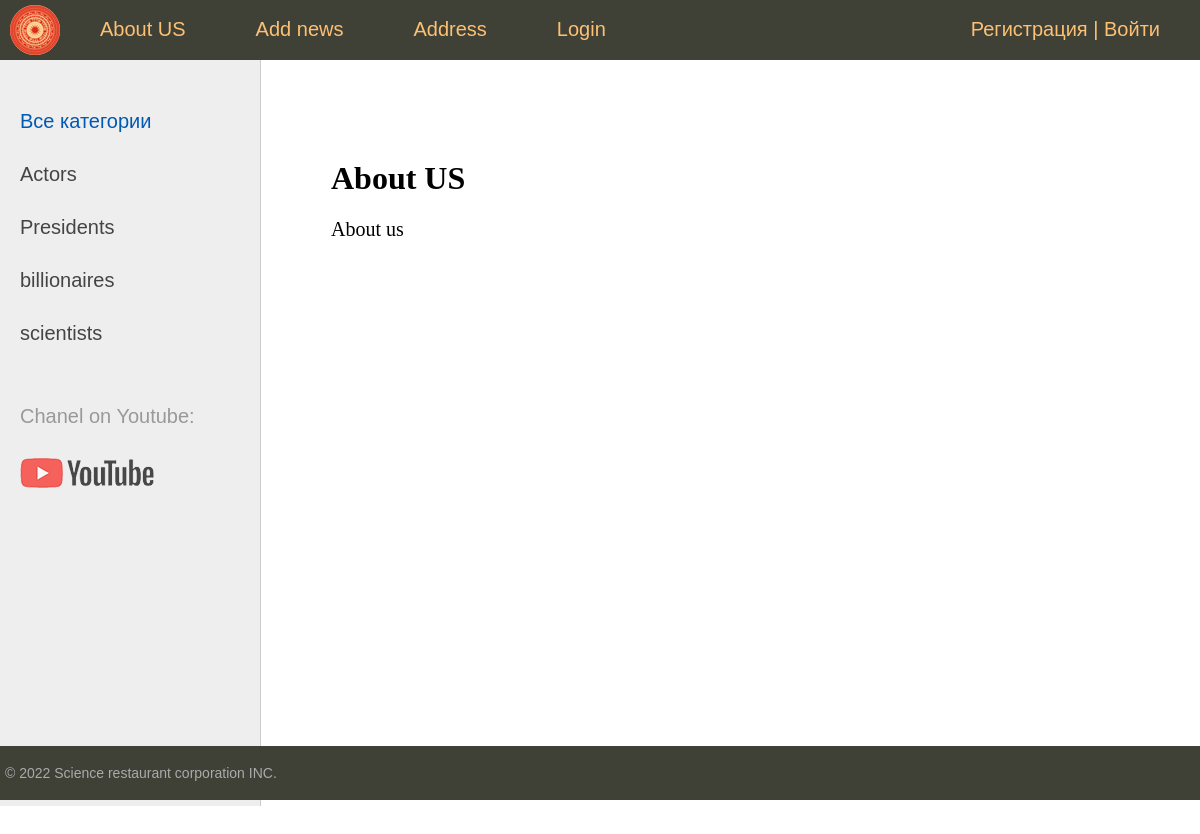
The app's page /about_us/ with its own data.
### controllers/models.py (models this page shows)
class Category(models.Model):
    name = models.CharField(max_length=100, db_index=True, verbose_name='Category')
    slug = models.SlugField(max_length=255, unique=True, db_index=True, verbose_name='URL')
    def __str__(self):
        return self.name
    def get_absolute_url(self):
        return reverse('category', kwargs={'cat_slug': self.slug})  # For class RestaurantCategory
    class Meta:
        verbose_name = 'Category'
        verbose_name_plural = 'Category'
        ordering = ['id']  # ORM difference | Important for pagination

### controllers/views.py (the view)
# urls.py: path('about_us/', AboutUs.as_view(), name='about_us'),
class AboutUs(DataMixin, CreateView):
    form_class = AddPostForm
    template_name = 'restaurant/about.html'
    def get_context_data(self, *, object_list=None, **kwargs):
        context = super().get_context_data(**kwargs)
        c_def = self.get_user_context(title="About US")
        context = dict(list(context.items()) + list(c_def.items()))
        return context

### controllers/templatetags/controllers_tags.py (called while the page is built)
@register.simple_tag(name='get_cats')
def get_categories(filter=None):
    if not filter:
        return Category.objects.all()
    else:
        return Category.objects.filter(pk=filter)

@register.inclusion_tag('restaurant/list_categories.html')
def show_categories(sort=None, cat_selected=0):
    if not sort:
        cats = Category.objects.all()
    else:
        cats = Category.objects.order_by(sort)
    return {"cats": cats, "cat_selected": cat_selected}

### controllers/utils.py (called while the page is built)
    def get_user_context(self, **kwargs):
        context = kwargs
        cats = Category.objects.annotate(Count('visitor'))
        user_menu = menu.copy()
        if self.request.user.is_authenticated:
            user_menu.pop(3)
        context['menu'] = user_menu
        context['cats'] = cats
        if 'cat_selected' not in context:
            context['cat_selected'] = 0
        return context

### controllers/templates/restaurant/about.html
{% extends 'restaurant/base.html' %}
{% block content %}
<h1>{{title}}</h1>
<p>About us</p>
{% endblock %}

### controllers/templates/restaurant/base.html (shortened to what this page needs)
{% load static %}
{% load controllers_tags %}
<!DOCTYPE html>
<html>
<head>
	<link type="text/css" href="{% static 'restaurant/css/styles.css' %}" rel="stylesheet" />
</head>
<body>
<table class="table-page" border=0 cellpadding="0" cellspacing="0">
<tr><td valign=top>
{% block mainmenu %}
		<div class="header">
			<ul id="mainmenu" class="mainmenu">
			<li class="logo"><a href="{% url 'home' %}"><div class="logo"></div></a></li>
{% for m in menu %}
			<li><a href="{% url m.url_name %}">{{m.title}}</a></li>
{% endfor %}
			<li class="last"><a href="{% url 'register' %}">Регистрация</a> | <a href="{% url 'login' %}">Войти</a></li>
			</ul>
		</div>
{% endblock mainmenu %}
<table class="table-content" border=0 cellpadding="0" cellspacing="0">
<tr>
	<td valign="top" class="left-chapters">
	<ul id="leftchapters">
		{% if cat_selected == 0 %}
			<li class="selected">Все категории</li>
		{% else %}
			<li><a href="{% url 'home' %}">Все категории</a></li>
		{% endif %}
{% for c in cats %}
	{% if c.visitor__count > 0 %}
		{% if c.pk == cat_selected %}
		<li class="selected">{{c.name}}</li>
		{% else %}
		<li><a href="{{ c.get_absolute_url }}">{{c.name}}</a></li>
		{% endif %}
	{% endif %}
{% endfor %}
		<li class="share">
		<p>Chanel on Youtube:</p>
		<a class="share-yt" href="https://www.youtube.com/watch?v=bYCKVp-HJg4&list=PLs8c_Ytyvy5POrPUiXDn80jvIVmnFbzbh&ab_channel=VDK45" target="_blank" rel="nofollow"></a>
		</li>
	</ul>
</td>
<td valign="top" class="content">
	<div class="content-text">
{% block content %}
{% endblock %}
	</div>
</td></tr></table>
</td></tr>
<tr><td valign=top>
	<div id="footer">
		<p>&copy; 2022 Science restaurant corporation INC.</p>
	</div>
</td></tr></table>
</body>
</html>

### controllers/static/restaurant/css/styles.css (style rules this page uses)
html, body { font-family: 'Arial'; margin: 0; padding: 0; height: 100%; width: 100%; color: #444; }
a { color: #0059b2; text-decoration: none; }
.table-page { width: 100%; height: 100%; vertical-align: top; }
.table-page tr { height: 100%; }
.header { background: #3F4137; height: 60px; }
.logo { background: url('../images/logo.png') no-repeat 10px 5px; width: 70px; height: 60px; }
ul.mainmenu { list-style: none; margin: 0; padding: 0; height: 60px; color: #fdc073; font-size: 20px; overflow: hidden; }
ul.mainmenu li { float: left; margin: 18px 40px 0 30px; }
ul.mainmenu li.logo { margin: 0; }
ul.mainmenu li.last { float: right; }
ul.mainmenu li a { color: #fdc073; text-decoration: none; }
.table-content { width: 100%; min-height: 100%; height: 100%; }
.left-chapters { margin: 0; background: #eee; border-right: 1px solid #ccc; min-height: 100%; }
.left-chapters ul { width: 230px; min-height: 100%; margin: 0; padding: 20px 10px 10px 20px; list-style: none; font-size: 20px; }
.left-chapters ul li { margin: 30px 0 0 0; color: #999; }
.left-chapters ul li.selected { color: #0059b2; }
.left-chapters ul li a { color: #444; text-decoration: none; }
.left-chapters ul li.share { margin: 60px 0 0 0; }
.left-chapters ul li.share p { margin: 30px 0 30px 0; }
.left-chapters ul li.share a { display: inline-block; width: 40px; height: 40px; margin: 0 20px 0 0; }
.left-chapters ul li.share a.share-yt { width: 100%; height: 30px; background: url('../images/share_yt.png') no-repeat 0 0 }
.content { padding: 40px 20px 20px 40px; width: 100%; box-sizing: border-box; }
.content-text { margin: 60px 0 0 30px; color: #000; font-size: 20px; font-family: Yandex Sans Display Light; }
.content-text h1 { font-size: 32px; }
#footer { box-sizing: border-box; background: #3F4137; padding: 5px; color: #aaa; font-size: 14px; font-family: Verdana, Geneva, Arial, Helvetica; text-align: left; overflow: hidden; }

### records on screen
Category: name "Actors"
Category: name "Presidents"
Category: name "billionaires"
Category: name "scientists"

### other values on screen
{{ m.title }} "About US" "Add news" "Address" "Login"
{{ title }} "About US"
